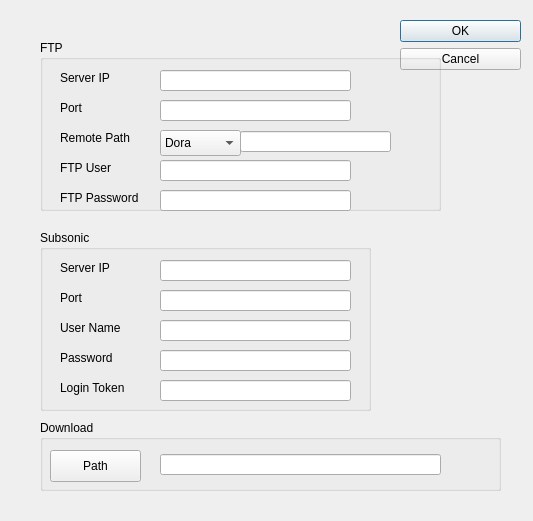
<?xml version="1.0" encoding="UTF-8"?>
<ui version="4.0">
 <class>SettingsDialog</class>
 <widget class="QDialog" name="SettingsDialog">
  <property name="geometry">
   <rect>
    <x>0</x>
    <y>0</y>
    <width>533</width>
    <height>521</height>
   </rect>
  </property>
  <property name="windowTitle">
   <string>Settings</string>
  </property>
  <widget class="QDialogButtonBox" name="buttonBox">
   <property name="geometry">
    <rect>
     <x>400</x>
     <y>20</y>
     <width>121</width>
     <height>71</height>
    </rect>
   </property>
   <property name="orientation">
    <enum>Qt::Vertical</enum>
   </property>
   <property name="standardButtons">
    <set>QDialogButtonBox::Cancel|QDialogButtonBox::Ok</set>
   </property>
  </widget>
  <widget class="QGroupBox" name="groupBox">
   <property name="geometry">
    <rect>
     <x>40</x>
     <y>40</y>
     <width>401</width>
     <height>171</height>
    </rect>
   </property>
   <property name="title">
    <string>FTP</string>
   </property>
   <widget class="QLineEdit" name="ftpServerIP">
    <property name="geometry">
     <rect>
      <x>120</x>
      <y>30</y>
      <width>191</width>
      <height>21</height>
     </rect>
    </property>
   </widget>
   <widget class="QLabel" name="label">
    <property name="geometry">
     <rect>
      <x>20</x>
      <y>30</y>
      <width>60</width>
      <height>16</height>
     </rect>
    </property>
    <property name="text">
     <string>Server IP</string>
    </property>
   </widget>
   <widget class="QLabel" name="label_2">
    <property name="geometry">
     <rect>
      <x>20</x>
      <y>60</y>
      <width>60</width>
      <height>16</height>
     </rect>
    </property>
    <property name="text">
     <string>Port</string>
    </property>
   </widget>
   <widget class="QLineEdit" name="ftpServerPort">
    <property name="geometry">
     <rect>
      <x>120</x>
      <y>60</y>
      <width>191</width>
      <height>21</height>
     </rect>
    </property>
   </widget>
   <widget class="QLabel" name="label_3">
    <property name="geometry">
     <rect>
      <x>20</x>
      <y>90</y>
      <width>91</width>
      <height>16</height>
     </rect>
    </property>
    <property name="text">
     <string>Remote Path</string>
    </property>
   </widget>
   <widget class="QLineEdit" name="ftpUser">
    <property name="geometry">
     <rect>
      <x>120</x>
      <y>120</y>
      <width>191</width>
      <height>21</height>
     </rect>
    </property>
   </widget>
   <widget class="QLabel" name="label_12">
    <property name="geometry">
     <rect>
      <x>20</x>
      <y>120</y>
      <width>91</width>
      <height>16</height>
     </rect>
    </property>
    <property name="text">
     <string>FTP User</string>
    </property>
   </widget>
   <widget class="QLineEdit" name="ftpPasswd">
    <property name="geometry">
     <rect>
      <x>120</x>
      <y>150</y>
      <width>191</width>
      <height>21</height>
     </rect>
    </property>
    <property name="echoMode">
     <enum>QLineEdit::PasswordEchoOnEdit</enum>
    </property>
   </widget>
   <widget class="QLabel" name="label_13">
    <property name="geometry">
     <rect>
      <x>20</x>
      <y>150</y>
      <width>91</width>
      <height>16</height>
     </rect>
    </property>
    <property name="text">
     <string>FTP Password</string>
    </property>
   </widget>
   <widget class="QComboBox" name="remotePathComboBox">
    <property name="geometry">
     <rect>
      <x>120</x>
      <y>90</y>
      <width>81</width>
      <height>26</height>
     </rect>
    </property>
    <property name="editable">
     <bool>false</bool>
    </property>
    <property name="currentText">
     <string>Dora</string>
    </property>
    <item>
     <property name="text">
      <string>Dora</string>
     </property>
    </item>
    <item>
     <property name="text">
      <string>Yuan</string>
     </property>
    </item>
    <item>
     <property name="text">
      <string>Julie</string>
     </property>
    </item>
    <item>
     <property name="text">
      <string>Other</string>
     </property>
    </item>
   </widget>
   <widget class="QLineEdit" name="ftpRemotePath">
    <property name="geometry">
     <rect>
      <x>200</x>
      <y>91</y>
      <width>151</width>
      <height>21</height>
     </rect>
    </property>
   </widget>
  </widget>
  <widget class="QGroupBox" name="groupBox_2">
   <property name="geometry">
    <rect>
     <x>40</x>
     <y>230</y>
     <width>331</width>
     <height>181</height>
    </rect>
   </property>
   <property name="title">
    <string>Subsonic</string>
   </property>
   <widget class="QLineEdit" name="subsonicServerIP">
    <property name="geometry">
     <rect>
      <x>120</x>
      <y>30</y>
      <width>191</width>
      <height>21</height>
     </rect>
    </property>
   </widget>
   <widget class="QLabel" name="label_4">
    <property name="geometry">
     <rect>
      <x>20</x>
      <y>30</y>
      <width>60</width>
      <height>16</height>
     </rect>
    </property>
    <property name="text">
     <string>Server IP</string>
    </property>
   </widget>
   <widget class="QLabel" name="label_5">
    <property name="geometry">
     <rect>
      <x>20</x>
      <y>60</y>
      <width>60</width>
      <height>16</height>
     </rect>
    </property>
    <property name="text">
     <string>Port</string>
    </property>
   </widget>
   <widget class="QLineEdit" name="subsonicServerPort">
    <property name="geometry">
     <rect>
      <x>120</x>
      <y>60</y>
      <width>191</width>
      <height>21</height>
     </rect>
    </property>
   </widget>
   <widget class="QLineEdit" name="subsonicUser">
    <property name="geometry">
     <rect>
      <x>120</x>
      <y>90</y>
      <width>191</width>
      <height>21</height>
     </rect>
    </property>
   </widget>
   <widget class="QLabel" name="label_6">
    <property name="geometry">
     <rect>
      <x>20</x>
      <y>90</y>
      <width>91</width>
      <height>16</height>
     </rect>
    </property>
    <property name="text">
     <string>User Name</string>
    </property>
   </widget>
   <widget class="QLineEdit" name="subsonicPassword">
    <property name="geometry">
     <rect>
      <x>120</x>
      <y>120</y>
      <width>191</width>
      <height>21</height>
     </rect>
    </property>
    <property name="echoMode">
     <enum>QLineEdit::Password</enum>
    </property>
   </widget>
   <widget class="QLabel" name="label_7">
    <property name="geometry">
     <rect>
      <x>20</x>
      <y>120</y>
      <width>91</width>
      <height>16</height>
     </rect>
    </property>
    <property name="text">
     <string>Password</string>
    </property>
   </widget>
   <widget class="QLineEdit" name="subsonicSalt">
    <property name="geometry">
     <rect>
      <x>120</x>
      <y>150</y>
      <width>191</width>
      <height>21</height>
     </rect>
    </property>
    <property name="maxLength">
     <number>6</number>
    </property>
   </widget>
   <widget class="QLabel" name="label_8">
    <property name="geometry">
     <rect>
      <x>20</x>
      <y>150</y>
      <width>91</width>
      <height>16</height>
     </rect>
    </property>
    <property name="text">
     <string>Login Token</string>
    </property>
   </widget>
  </widget>
  <widget class="QGroupBox" name="groupBox_3">
   <property name="geometry">
    <rect>
     <x>40</x>
     <y>420</y>
     <width>461</width>
     <height>71</height>
    </rect>
   </property>
   <property name="title">
    <string>Download</string>
   </property>
   <widget class="QLineEdit" name="downloadPath">
    <property name="geometry">
     <rect>
      <x>120</x>
      <y>34</y>
      <width>281</width>
      <height>21</height>
     </rect>
    </property>
   </widget>
   <widget class="QPushButton" name="pathSelectButton">
    <property name="geometry">
     <rect>
      <x>10</x>
      <y>30</y>
      <width>91</width>
      <height>32</height>
     </rect>
    </property>
    <property name="text">
     <string>Path</string>
    </property>
   </widget>
  </widget>
 </widget>
 <resources/>
 <connections>
  <connection>
   <sender>buttonBox</sender>
   <signal>accepted()</signal>
   <receiver>SettingsDialog</receiver>
   <slot>accept()</slot>
   <hints>
    <hint type="sourcelabel">
     <x>248</x>
     <y>254</y>
    </hint>
    <hint type="destinationlabel">
     <x>157</x>
     <y>274</y>
    </hint>
   </hints>
  </connection>
  <connection>
   <sender>buttonBox</sender>
   <signal>rejected()</signal>
   <receiver>SettingsDialog</receiver>
   <slot>reject()</slot>
   <hints>
    <hint type="sourcelabel">
     <x>316</x>
     <y>260</y>
    </hint>
    <hint type="destinationlabel">
     <x>286</x>
     <y>274</y>
    </hint>
   </hints>
  </connection>
 </connections>
</ui>
